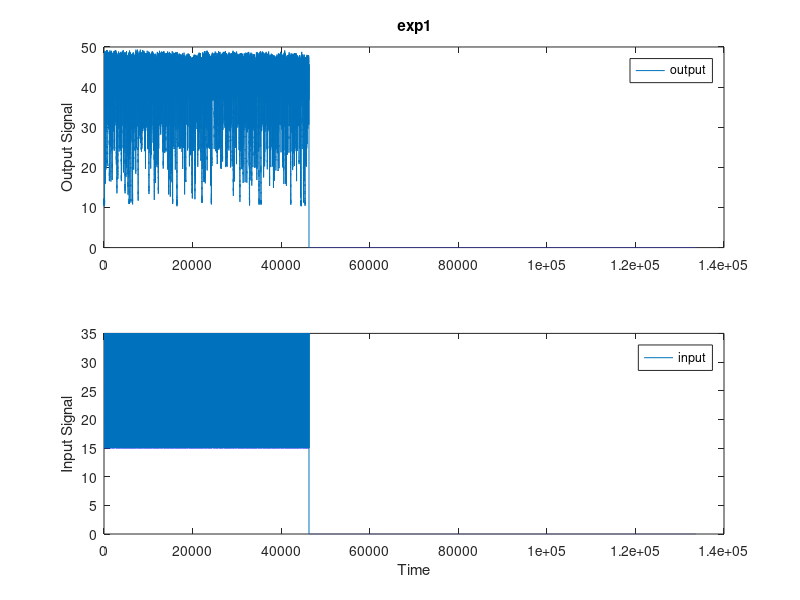

Recreate this plot in MATLAB.
clc
clear all
close all
%% Loading data
%Input with 300ms rise time assumed
data_300ms = csvread('DATA_GROUND_100_27_09_19.csv');
M1_300ms = data_300ms([1:133488],2);
IN_300ms = data_300ms([1:133488],1);
motor1_300ms = iddata(M1_300ms, IN_300ms, 0.002);
M2_300ms = data_300ms([1:133488],3);
motor2_300ms = iddata(M2_300ms, IN_300ms, 0.002);
M3_300ms = data_300ms([1:133488],4);
motor3_300ms = iddata(M3_300ms, IN_300ms, 0.002);
M4_300ms = data_300ms([1:133488],5);
motor4_300ms = iddata(M4_300ms, IN_300ms, 0.002);
% 300ms has 133488 samples ground
% 100ms has 46285 samples ground
motor1_300ms.TimeUnit = 'seconds';
motor1_300ms.InputName = 'input';
motor1_300ms.InputUnit = '%duty cycle';
motor1_300ms.OutputName = 'output';
motor1_300ms.OutputUnit = 'rad/s';
plot(motor1_300ms)